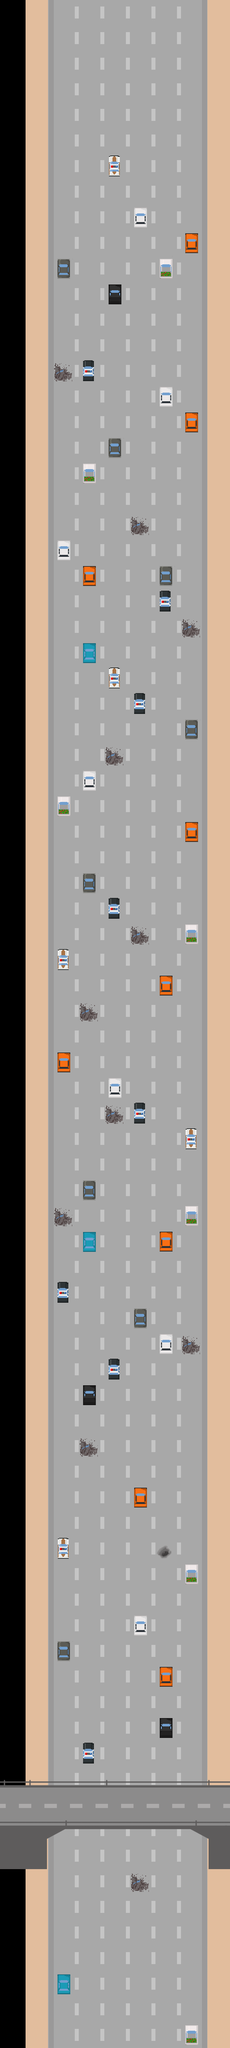

A 2D game scene composited from a Tiled map and its tileset images. What follows is a short description and the map's XML, with each tile layer's data collapsed to a summary:
An orthogonal 9x80 tile map with 80x80 px tiles, 4 tile layers (wall, road, cars, top).

<map version="1.0" orientation="orthogonal" renderorder="right-down" width="9" height="80" tilewidth="80" tileheight="80" nextobjectid="19">
 <tileset firstgid="1" name="combined" tilewidth="80" tileheight="80" tilecount="33" columns="11">
  <image source="combined.png" width="880" height="240" />
 </tileset>
 <layer name="wall" width="9" height="80">
  <data>[720 cells, 160 non-empty, 2 distinct tile ids]</data>
 </layer>
 <layer name="road" width="9" height="80">
  <data>[720 cells, 480 non-empty, 3 distinct tile ids]</data>
 </layer>
 <layer name="cars" width="9" height="80">
  <data>[720 cells, 62 non-empty, 10 distinct tile ids]</data>
 </layer>
 <objectgroup name="crystals" />
 <layer name="top" width="9" height="80" offsetx="0" offsety="1">
  <data>[720 cells, 31 non-empty, 13 distinct tile ids]</data>
 </layer>
</map>